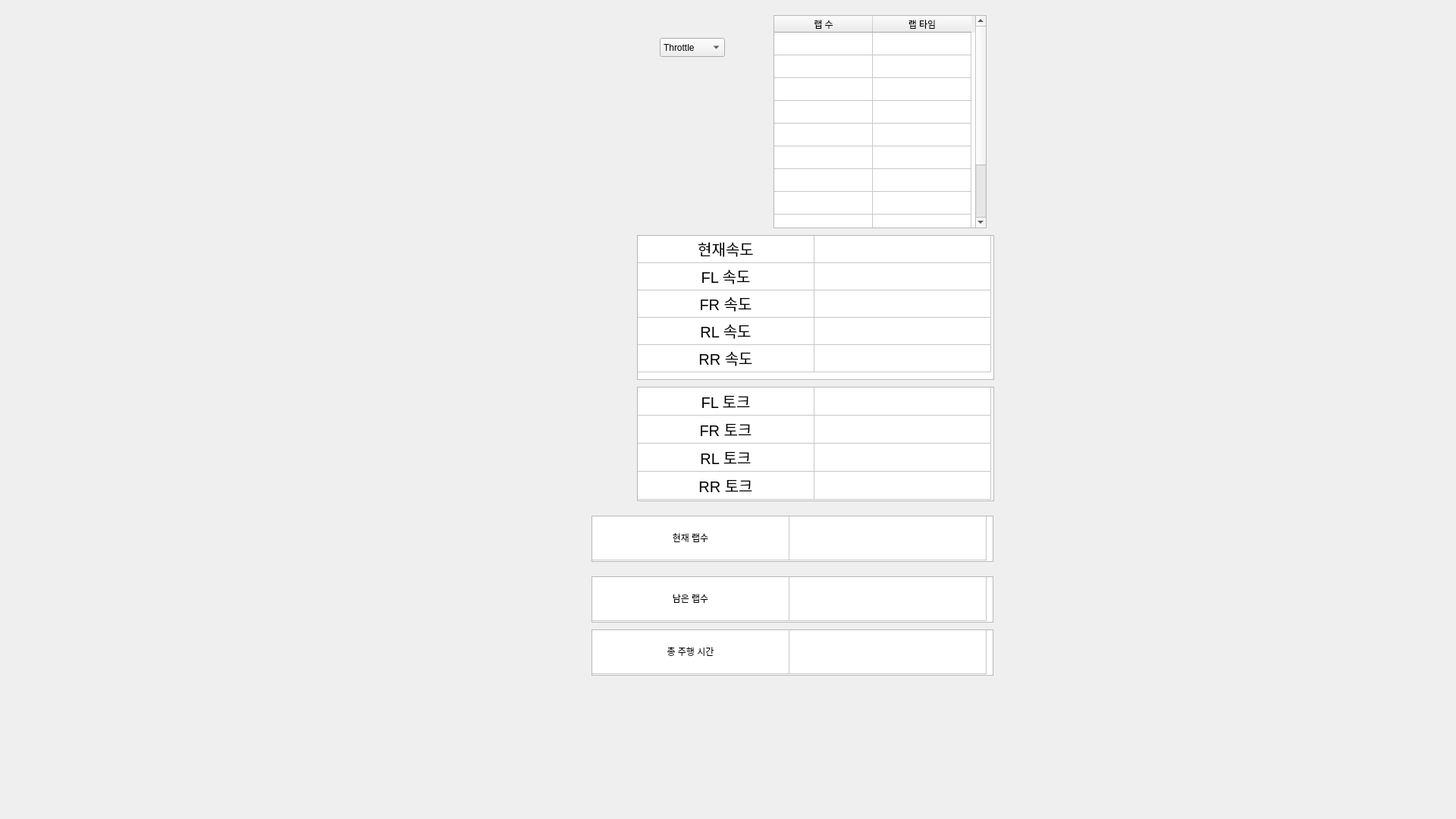
<?xml version="1.0" encoding="UTF-8"?>
<ui version="4.0">
 <class>Dialog</class>
 <widget class="QDialog" name="Dialog">
  <property name="geometry">
   <rect>
    <x>0</x>
    <y>0</y>
    <width>1920</width>
    <height>1080</height>
   </rect>
  </property>
  <property name="windowTitle">
   <string>Dialog</string>
  </property>
  <widget class="QTableWidget" name="torque_table">
   <property name="geometry">
    <rect>
     <x>840</x>
     <y>510</y>
     <width>471</width>
     <height>151</height>
    </rect>
   </property>
   <property name="font">
    <font>
     <pointsize>15</pointsize>
    </font>
   </property>
   <attribute name="horizontalHeaderVisible">
    <bool>false</bool>
   </attribute>
   <attribute name="horizontalHeaderDefaultSectionSize">
    <number>233</number>
   </attribute>
   <attribute name="verticalHeaderVisible">
    <bool>false</bool>
   </attribute>
   <attribute name="verticalHeaderDefaultSectionSize">
    <number>37</number>
   </attribute>
   <row>
    <property name="text">
     <string/>
    </property>
   </row>
   <row>
    <property name="text">
     <string/>
    </property>
   </row>
   <row>
    <property name="text">
     <string/>
    </property>
   </row>
   <row>
    <property name="text">
     <string/>
    </property>
   </row>
   <column>
    <property name="text">
     <string/>
    </property>
   </column>
   <column>
    <property name="text">
     <string/>
    </property>
   </column>
   <item row="0" column="0">
    <property name="text">
     <string>FL 토크</string>
    </property>
    <property name="textAlignment">
     <set>AlignCenter</set>
    </property>
   </item>
   <item row="0" column="1">
    <property name="text">
     <string/>
    </property>
    <property name="textAlignment">
     <set>AlignCenter</set>
    </property>
   </item>
   <item row="1" column="0">
    <property name="text">
     <string>FR 토크</string>
    </property>
    <property name="textAlignment">
     <set>AlignCenter</set>
    </property>
   </item>
   <item row="2" column="0">
    <property name="text">
     <string>RL 토크</string>
    </property>
    <property name="textAlignment">
     <set>AlignCenter</set>
    </property>
   </item>
   <item row="2" column="1">
    <property name="text">
     <string/>
    </property>
    <property name="textAlignment">
     <set>AlignCenter</set>
    </property>
   </item>
   <item row="3" column="0">
    <property name="text">
     <string>RR 토크</string>
    </property>
    <property name="textAlignment">
     <set>AlignCenter</set>
    </property>
   </item>
   <item row="3" column="1">
    <property name="text">
     <string/>
    </property>
    <property name="textAlignment">
     <set>AlignCenter</set>
    </property>
   </item>
  </widget>
  <widget class="QTableWidget" name="velocity_table">
   <property name="geometry">
    <rect>
     <x>840</x>
     <y>310</y>
     <width>471</width>
     <height>191</height>
    </rect>
   </property>
   <property name="font">
    <font>
     <pointsize>15</pointsize>
    </font>
   </property>
   <property name="showGrid">
    <bool>true</bool>
   </property>
   <attribute name="horizontalHeaderVisible">
    <bool>false</bool>
   </attribute>
   <attribute name="horizontalHeaderCascadingSectionResizes">
    <bool>true</bool>
   </attribute>
   <attribute name="horizontalHeaderDefaultSectionSize">
    <number>233</number>
   </attribute>
   <attribute name="verticalHeaderVisible">
    <bool>false</bool>
   </attribute>
   <attribute name="verticalHeaderCascadingSectionResizes">
    <bool>true</bool>
   </attribute>
   <attribute name="verticalHeaderDefaultSectionSize">
    <number>36</number>
   </attribute>
   <row>
    <property name="text">
     <string/>
    </property>
   </row>
   <row>
    <property name="text">
     <string/>
    </property>
   </row>
   <row>
    <property name="text">
     <string/>
    </property>
   </row>
   <row>
    <property name="text">
     <string/>
    </property>
   </row>
   <row>
    <property name="text">
     <string/>
    </property>
   </row>
   <column>
    <property name="text">
     <string/>
    </property>
   </column>
   <column>
    <property name="text">
     <string/>
    </property>
   </column>
   <item row="0" column="0">
    <property name="text">
     <string>현재속도</string>
    </property>
    <property name="textAlignment">
     <set>AlignCenter</set>
    </property>
   </item>
   <item row="0" column="1">
    <property name="text">
     <string/>
    </property>
    <property name="textAlignment">
     <set>AlignCenter</set>
    </property>
   </item>
   <item row="1" column="0">
    <property name="text">
     <string>FL 속도</string>
    </property>
    <property name="textAlignment">
     <set>AlignCenter</set>
    </property>
   </item>
   <item row="1" column="1">
    <property name="text">
     <string/>
    </property>
    <property name="textAlignment">
     <set>AlignCenter</set>
    </property>
   </item>
   <item row="2" column="0">
    <property name="text">
     <string>FR 속도</string>
    </property>
    <property name="textAlignment">
     <set>AlignCenter</set>
    </property>
   </item>
   <item row="2" column="1">
    <property name="text">
     <string/>
    </property>
    <property name="textAlignment">
     <set>AlignCenter</set>
    </property>
   </item>
   <item row="3" column="0">
    <property name="text">
     <string>RL 속도</string>
    </property>
    <property name="textAlignment">
     <set>AlignCenter</set>
    </property>
   </item>
   <item row="3" column="1">
    <property name="text">
     <string/>
    </property>
    <property name="textAlignment">
     <set>AlignCenter</set>
    </property>
   </item>
   <item row="4" column="0">
    <property name="text">
     <string>RR 속도</string>
    </property>
    <property name="textAlignment">
     <set>AlignCenter</set>
    </property>
   </item>
   <item row="4" column="1">
    <property name="text">
     <string/>
    </property>
    <property name="textAlignment">
     <set>AlignCenter</set>
    </property>
   </item>
  </widget>
  <widget class="QTableWidget" name="laptimeperlap">
   <property name="geometry">
    <rect>
     <x>1020</x>
     <y>20</y>
     <width>281</width>
     <height>281</height>
    </rect>
   </property>
   <attribute name="horizontalHeaderDefaultSectionSize">
    <number>130</number>
   </attribute>
   <attribute name="verticalHeaderVisible">
    <bool>false</bool>
   </attribute>
   <attribute name="verticalHeaderDefaultSectionSize">
    <number>30</number>
   </attribute>
   <attribute name="verticalHeaderHighlightSections">
    <bool>false</bool>
   </attribute>
   <row>
    <property name="text">
     <string>New Row</string>
    </property>
   </row>
   <row>
    <property name="text">
     <string>New Row</string>
    </property>
   </row>
   <row>
    <property name="text">
     <string>New Row</string>
    </property>
   </row>
   <row>
    <property name="text">
     <string>New Row</string>
    </property>
   </row>
   <row>
    <property name="text">
     <string>New Row</string>
    </property>
   </row>
   <row>
    <property name="text">
     <string>New Row</string>
    </property>
   </row>
   <row>
    <property name="text">
     <string>New Row</string>
    </property>
   </row>
   <row>
    <property name="text">
     <string>New Row</string>
    </property>
   </row>
   <row>
    <property name="text">
     <string>New Row</string>
    </property>
   </row>
   <row>
    <property name="text">
     <string>New Row</string>
    </property>
   </row>
   <row>
    <property name="text">
     <string>New Row</string>
    </property>
   </row>
   <column>
    <property name="text">
     <string>랩 수</string>
    </property>
   </column>
   <column>
    <property name="text">
     <string>랩 타임</string>
    </property>
   </column>
   <item row="0" column="0">
    <property name="text">
     <string/>
    </property>
    <property name="textAlignment">
     <set>AlignCenter</set>
    </property>
   </item>
   <item row="1" column="0">
    <property name="text">
     <string/>
    </property>
    <property name="textAlignment">
     <set>AlignCenter</set>
    </property>
   </item>
   <item row="2" column="0">
    <property name="text">
     <string/>
    </property>
    <property name="textAlignment">
     <set>AlignCenter</set>
    </property>
   </item>
   <item row="3" column="0">
    <property name="text">
     <string/>
    </property>
    <property name="textAlignment">
     <set>AlignCenter</set>
    </property>
   </item>
   <item row="4" column="0">
    <property name="text">
     <string/>
    </property>
    <property name="textAlignment">
     <set>AlignCenter</set>
    </property>
   </item>
   <item row="5" column="0">
    <property name="text">
     <string/>
    </property>
    <property name="textAlignment">
     <set>AlignCenter</set>
    </property>
   </item>
   <item row="6" column="0">
    <property name="text">
     <string/>
    </property>
    <property name="textAlignment">
     <set>AlignCenter</set>
    </property>
   </item>
   <item row="7" column="0">
    <property name="text">
     <string/>
    </property>
    <property name="textAlignment">
     <set>AlignCenter</set>
    </property>
   </item>
   <item row="8" column="0">
    <property name="text">
     <string/>
    </property>
    <property name="textAlignment">
     <set>AlignCenter</set>
    </property>
   </item>
   <item row="9" column="0">
    <property name="text">
     <string/>
    </property>
    <property name="textAlignment">
     <set>AlignCenter</set>
    </property>
   </item>
   <item row="10" column="0">
    <property name="text">
     <string/>
    </property>
    <property name="textAlignment">
     <set>AlignCenter</set>
    </property>
   </item>
  </widget>
  <widget class="QTableWidget" name="total_time">
   <property name="geometry">
    <rect>
     <x>780</x>
     <y>830</y>
     <width>530</width>
     <height>61</height>
    </rect>
   </property>
   <property name="maximumSize">
    <size>
     <width>530</width>
     <height>61</height>
    </size>
   </property>
   <property name="styleSheet">
    <string notr="true"/>
   </property>
   <attribute name="horizontalHeaderVisible">
    <bool>false</bool>
   </attribute>
   <attribute name="horizontalHeaderDefaultSectionSize">
    <number>260</number>
   </attribute>
   <attribute name="verticalHeaderVisible">
    <bool>false</bool>
   </attribute>
   <attribute name="verticalHeaderDefaultSectionSize">
    <number>58</number>
   </attribute>
   <attribute name="verticalHeaderHighlightSections">
    <bool>true</bool>
   </attribute>
   <row>
    <property name="text">
     <string/>
    </property>
   </row>
   <column>
    <property name="text">
     <string/>
    </property>
   </column>
   <column>
    <property name="text">
     <string/>
    </property>
   </column>
   <item row="0" column="0">
    <property name="text">
     <string>총 주행 시간</string>
    </property>
    <property name="textAlignment">
     <set>AlignCenter</set>
    </property>
   </item>
   <item row="0" column="1">
    <property name="text">
     <string/>
    </property>
    <property name="textAlignment">
     <set>AlignCenter</set>
    </property>
   </item>
  </widget>
  <widget class="QTableWidget" name="laps_left">
   <property name="geometry">
    <rect>
     <x>780</x>
     <y>760</y>
     <width>530</width>
     <height>61</height>
    </rect>
   </property>
   <property name="maximumSize">
    <size>
     <width>530</width>
     <height>61</height>
    </size>
   </property>
   <property name="styleSheet">
    <string notr="true"/>
   </property>
   <attribute name="horizontalHeaderVisible">
    <bool>false</bool>
   </attribute>
   <attribute name="horizontalHeaderDefaultSectionSize">
    <number>260</number>
   </attribute>
   <attribute name="verticalHeaderVisible">
    <bool>false</bool>
   </attribute>
   <attribute name="verticalHeaderDefaultSectionSize">
    <number>58</number>
   </attribute>
   <attribute name="verticalHeaderHighlightSections">
    <bool>true</bool>
   </attribute>
   <row>
    <property name="text">
     <string/>
    </property>
   </row>
   <column>
    <property name="text">
     <string/>
    </property>
   </column>
   <column>
    <property name="text">
     <string/>
    </property>
   </column>
   <item row="0" column="0">
    <property name="text">
     <string>남은 랩수</string>
    </property>
    <property name="textAlignment">
     <set>AlignCenter</set>
    </property>
   </item>
   <item row="0" column="1">
    <property name="text">
     <string/>
    </property>
    <property name="textAlignment">
     <set>AlignCenter</set>
    </property>
   </item>
  </widget>
  <widget class="QTableWidget" name="lap_count">
   <property name="geometry">
    <rect>
     <x>780</x>
     <y>680</y>
     <width>530</width>
     <height>61</height>
    </rect>
   </property>
   <property name="maximumSize">
    <size>
     <width>530</width>
     <height>61</height>
    </size>
   </property>
   <property name="styleSheet">
    <string notr="true"/>
   </property>
   <attribute name="horizontalHeaderVisible">
    <bool>false</bool>
   </attribute>
   <attribute name="horizontalHeaderDefaultSectionSize">
    <number>260</number>
   </attribute>
   <attribute name="verticalHeaderVisible">
    <bool>false</bool>
   </attribute>
   <attribute name="verticalHeaderDefaultSectionSize">
    <number>58</number>
   </attribute>
   <attribute name="verticalHeaderHighlightSections">
    <bool>true</bool>
   </attribute>
   <row>
    <property name="text">
     <string/>
    </property>
   </row>
   <column>
    <property name="text">
     <string/>
    </property>
   </column>
   <column>
    <property name="text">
     <string/>
    </property>
   </column>
   <item row="0" column="0">
    <property name="text">
     <string>현재 랩수</string>
    </property>
    <property name="textAlignment">
     <set>AlignCenter</set>
    </property>
   </item>
   <item row="0" column="1">
    <property name="text">
     <string/>
    </property>
    <property name="textAlignment">
     <set>AlignCenter</set>
    </property>
   </item>
  </widget>
  <widget class="Monitor" name="live_monitor" native="true">
   <property name="geometry">
    <rect>
     <x>60</x>
     <y>50</y>
     <width>461</width>
     <height>571</height>
    </rect>
   </property>
  </widget>
  <widget class="GraphWidget" name="plotter" native="true">
   <property name="geometry">
    <rect>
     <x>610</x>
     <y>50</y>
     <width>211</width>
     <height>171</height>
    </rect>
   </property>
  </widget>
  <widget class="QComboBox" name="choose_item">
   <property name="geometry">
    <rect>
     <x>870</x>
     <y>50</y>
     <width>86</width>
     <height>25</height>
    </rect>
   </property>
   <property name="editable">
    <bool>false</bool>
   </property>
   <item>
    <property name="text">
     <string>Throttle</string>
    </property>
   </item>
   <item>
    <property name="text">
     <string>B</string>
    </property>
   </item>
   <item>
    <property name="text">
     <string>C</string>
    </property>
   </item>
   <item>
    <property name="text">
     <string>D</string>
    </property>
   </item>
   <item>
    <property name="text">
     <string>New Item</string>
    </property>
   </item>
   <item>
    <property name="text">
     <string>New Item</string>
    </property>
   </item>
   <item>
    <property name="text">
     <string>New Item</string>
    </property>
   </item>
   <item>
    <property name="text">
     <string>New Item</string>
    </property>
   </item>
  </widget>
 </widget>
 <customwidgets>
  <customwidget>
   <class>GraphWidget</class>
   <extends>QWidget</extends>
   <header location="global">graphwidget</header>
   <container>1</container>
  </customwidget>
  <customwidget>
   <class>Monitor</class>
   <extends>QWidget</extends>
   <header location="global">monitor</header>
   <container>1</container>
  </customwidget>
 </customwidgets>
 <resources/>
 <connections/>
</ui>
